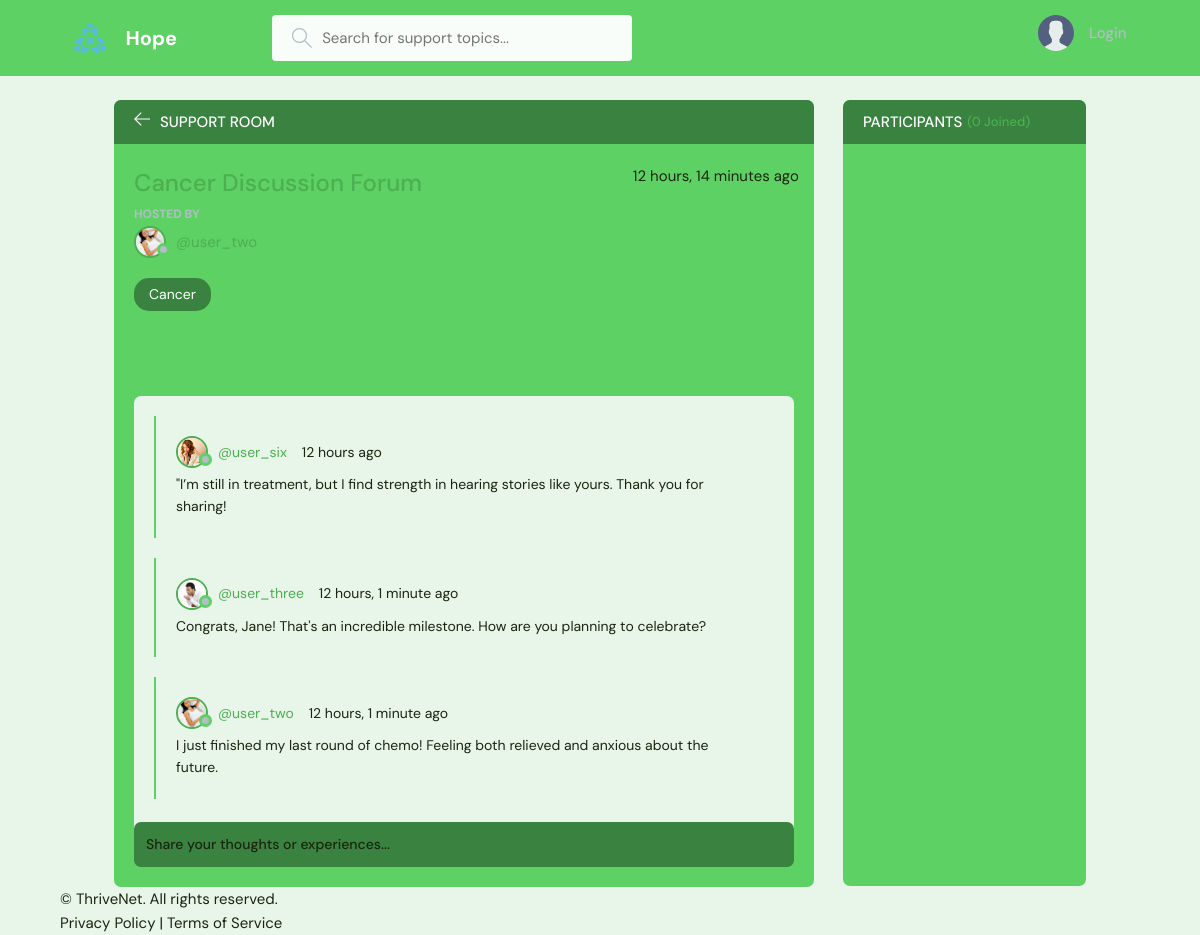
The page /room/24/ on the database its author committed.
### base/models.py (models this page shows, shortened)
class Room(models.Model):
    host = models.ForeignKey(User, on_delete=models.SET_NULL, null=True)  # Room host
    topic = models.ForeignKey(Topic, on_delete=models.SET_NULL, null=True)  # Associated topic
    name = models.CharField(max_length=200)  # Room name
    description = models.TextField(null=True, blank=True)  # Optional room description
    participants = models.ManyToManyField(
        User, related_name='participants', blank=True)  # Participants in the room
    updated = models.DateTimeField(auto_now=True)  # Last updated timestamp
    created = models.DateTimeField(auto_now_add=True)  # Created timestamp
    class Meta:
        ordering = ['-updated', '-created']  # Default ordering of rooms

class User(AbstractUser):
    name = models.CharField(max_length=200, null=True)  # User's full name
    email = models.EmailField(unique=True, null=True)  # Unique email for each user
    bio = models.TextField(null=True)  # Short biography of the user
    avatar = models.ImageField(null=True, default="avatar.svg")  # User's avatar image
    USERNAME_FIELD = 'email'  # Use email as the username field
    REQUIRED_FIELDS = []  # No additional fields required for user creation
    objects = UserManager()  # Set the custom user manager

class Topic(models.Model):
    name = models.CharField(max_length=200)  # Name of the topic
    def __str__(self):
        return self.name  # Return the topic name as the string representation

class Message(models.Model):
    user = models.ForeignKey(User, on_delete=models.CASCADE)  # User who sent the message
    room = models.ForeignKey(Room, on_delete=models.CASCADE)  # Room where the message was sent
    body = models.TextField()  # Content of the message
    updated = models.DateTimeField(auto_now=True)  # Last updated timestamp
    created = models.DateTimeField(auto_now_add=True)  # Created timestamp
    class Meta:
        ordering = ['-updated', '-created']  # Default ordering of messages

### base/views.py (the view, shortened to what this page needs)
# urls.py: path('room/<str:pk>/', views.room, name="room"),  # Room detail page
def room(request, pk):
    selected_room = Room.objects.get(id=pk)
    room_messages = selected_room.message_set.all()
    participants = selected_room.participants.all()
    context = {
        'room': selected_room,
        'room_messages': room_messages,
        'participants': participants
    }
    return render(request, 'base/room.html', context)

### base/templates/base/room.html (shortened to what this page needs)
{% extends 'main.html' %}
{% block content %}
<main class="profile-page layout layout--2">
  <div class="container">
    <div class="room">
      <div class="room__top">
        <div class="room__topLeft">
          <a href="{% url 'home' %}">
            <svg version="1.1" xmlns="http://www.w3.org/2000/svg" width="32" height="32" viewBox="0 0 32 32">
              <title>arrow-left</title>
              <path
                d="M13.723 2.286l-13.723 13.714 13.719 13.714 1.616-1.611-10.96-10.96h27.625v-2.286h-27.625l10.965-10.965-1.616-1.607z">
              </path>
            </svg>
          </a>
          <h3>Support Room</h3>
        </div>
      </div>
      <div class="room__box scroll">
        <div class="room__header scroll">
          <div class="room__info">
            <h3>{{room.name}}</h3>
            <span>{{room.created|timesince}} ago</span>
          </div>
          <div class="room__hosted">
            <p>Hosted By</p>
            <a href="{% url 'user-profile' room.host.id %}" class="room__author">
              <div class="avatar avatar--small">
                <img src="{{room.host.avatar.url}}" />
              </div>
              <span>@{{room.host.username}}</span>
            </a>
          </div>
          <span class="room__topics">{{room.topic}}</span>
        </div>
        <div class="room__conversation">
          <div class="threads scroll">
            {% for message in room_messages %}
            <div class="thread">
              <div class="thread__top">
                <div class="thread__author">
                  <a href="{% url 'user-profile' message.user.id %}" class="thread__authorInfo">
                    <div class="avatar avatar--small">
                      <img src="{{message.user.avatar.url}}" />
                    </div>
                    <span>@{{message.user.username}}</span>
                  </a>
                  <span class="thread__date">{{message.created|timesince}} ago</span>
                </div>
              </div>
              <div class="thread__details">
                {{message.body}}
              </div>
            </div>
            {% endfor %}
          </div>
        </div>
      </div>
      <div class="room__message">
        <form action="" method="POST">
          <input name="body" placeholder="Share your thoughts or experiences..." />
        </form>
      </div>
    </div>
    <div class="participants">
      <h3 class="participants__top">Participants <span>({{participants.count}} Joined)</span></h3>
      <div class="participants__list scroll">
      </div>
    </div>
  </div>
</main>
{% endblock content %}

### rows shown on the page
Room: name "Cancer Discussion Forum", created "12 hours, 14 minutes", host.avatar (picture), host.username "user_two", topic "Cancer"
Message: user.avatar (picture), user.username "user_six", created "12 hours", body "\"I’m still in treatment, but I find strength in hearing stories like yours. Thank you for sharing!"
Message: user.avatar (picture), user.username "user_three", created "12 hours, 1 minute", body "Congrats, Jane! That's an incredible milestone. How are you planning to celebrate?"
Message: user.avatar (picture), user.username "user_two", created "12 hours, 1 minute", body "I just finished my last round of chemo! Feeling both relieved and anxious about the future."

### other values the page prints
{{ participants.count }} "0"
